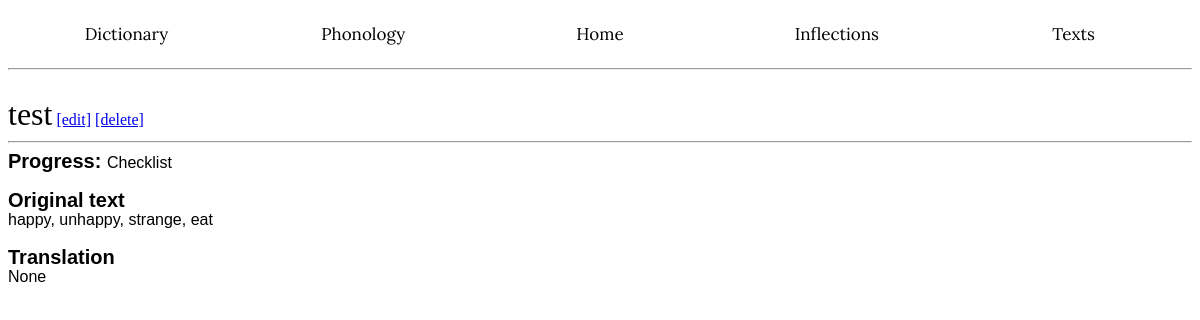
Before: /texts/3/ with the older database file.
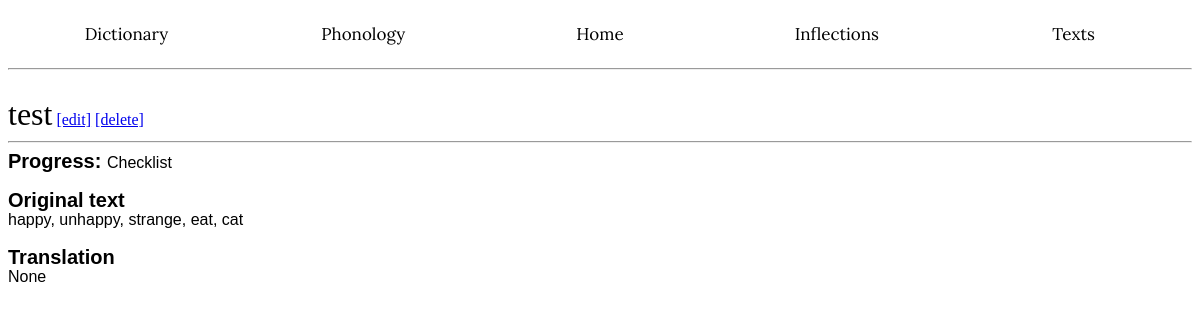
After: the same page with the newer database file.
### app/models.py (models this page shows, shortened)
class Texts(db.Model):
    __tablename__ = 'Texts'
    id: so.Mapped[int] = so.mapped_column(primary_key=True)
    title: so.Mapped[str] = so.mapped_column(index=True)
    status: so.Mapped[str] = so.mapped_column(index=True)
    content: so.Mapped[str] = so.mapped_column()
    translation: so.Mapped[str] = so.mapped_column(nullable=True)

### app/routes.py (the view)
@app.route('/texts/<id>/', methods=['GET', 'POST'])
def readtext(id):
    match = Texts.query.filter(Texts.id == id).first()
    print(match.translation)
    return render_template('readtext.html', match=match)

### app/templates/readtext.html (shortened to what this page needs)
<!DOCTYPE html>
<html lang="en">
<head>
</head>
    <body>
        {% extends "base.html" %}
        {% block content %}<br>
        <wordh1>{{ match.title }}</wordh1>
        <a href="{{ url_for('modifytext', id=match.id) }}">[edit]</a>
        <a href="{{ url_for('deletetext', id=match.id) }}">[delete]</a><hr>
        <wordh2>Progress: </wordh2><wordp>{{ match.status }}</wordp><br><br>
        <wordh2>Original text</wordh2><br><wordp>{{ match.content }}</wordp><br><br>
        <wordh2>Translation</wordh2>
        <br><wordp>{{ match.translation }}</wordp><br><br>
        {% endblock %}

### app/templates/base.html (shortened to what this page needs)
<!DOCTYPE html>
<html lang="en">
<head>
    <link rel="stylesheet" href='/static/style.css' />
</head>
<body>
 <div class="navbar">
        <a href="{{ url_for('dictionary') }}">Dictionary</a>
        <a href="{{ url_for('phonology') }}">Phonology</a>
        <a href="{{ url_for('index') }}">Home</a>
        <a href="{{ url_for('inflections') }}">Inflections</a>
        <a href="{{ url_for('texts') }}">Texts</a>
</div>
<hr>
{% block content %}{% endblock %}
</body>
</html>

### app/static/style.css (style rules this page uses)
.navbar { width: 100%; background-color: white; overflow: auto; }
.navbar a { float: left; color: black; font-family: "Lora"; text-decoration: none; font-size: 17px; width: 20%; text-align: center; padding-top: 15px; padding-bottom: 15px; }
wordh1 { font-family: "Georgia", serif; color: black; font-size: 32px; }
wordh2 { font-family: "Arial", sans-serif; color: black; font-weight: bold; line-height: 20px; font-size: 20px; }
wordp { font-family: "Arial", sans-serif; color: black; font-size: 16px; }

Changed rows visible on the page:
changed Texts "test": content "happy, unhappy, strange, eat" → "happy, unhappy, strange, eat, cat"
